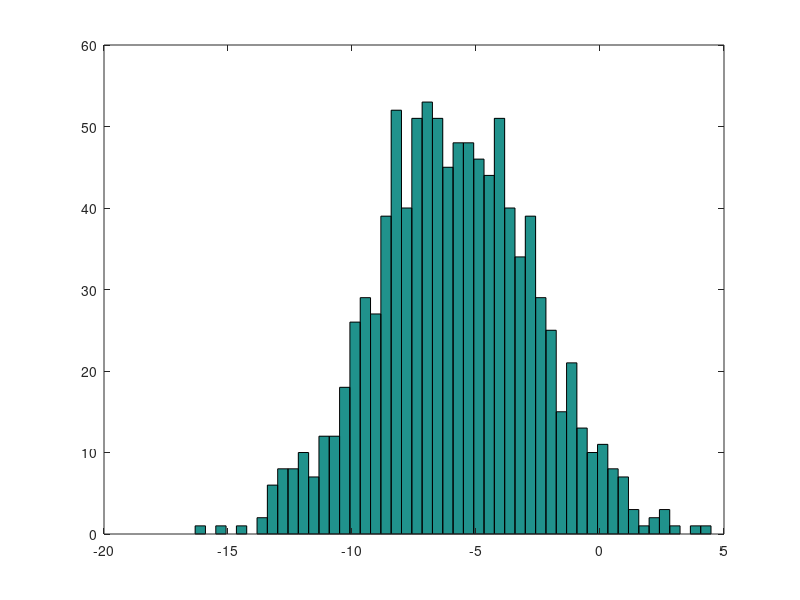

Source code (MATLAB):

######################################
#######  Basic Math in Octave  #######
######################################

#  addition
a=5+6;

#  subtraction
b=3-2;

#  multiplication
c = 5*8;

#  division
d=1/2;

#  raising to power 
p=2^6;

%  output
%a =  11
%b =  1
%c =  40
%d =  0.50000
%p =  64

#######################################
#######  Basic Logic in Octave  #######
#######################################

%  == is the logical T/F operator 
%  == produces 1 for T, and 0 for F
1==2;
   %ans = 0

%  ~= is the not equal operator
1~=2;
  %ans = 1
  
%  && is the and operator, ie. A && B True if A,B are true 
1&&0;
  %ans = 0
  
%  || is the or operator, ie. A || B is true if A or B is true
1 || 0;
  %ans = 1
  
%  xor(A,B) is the exclusive or operator on A and B
xor(1,0);
  %ans = 1  
  
#######################################
########  Variable Display    #########
#######################################  
  
#  Note a semicolon supresses output  
  
a=pi;

#  display a variable
disp(a);  
  #3.1416

#  display 2 decimals  
disp(sprintf('2 decimals: %0.2f',a));
  #2 decimals: 3.14  
  
#  display 6 decimals
disp(sprintf('6 decimals: %0.6f',a));
  #6 decimals: 3.141593  
  
format long
disp(a);
  # 3.14159265358979
format short
disp(a); 
  # 3.1416 
 
#######################################
########  Vectors/Matrices    #########
####################################### 
 

A=[1 2;3 4;5 6];
disp(A);
#  1   2
#  3   4
#  5   6

%  row vector
v=[1 2 3];
  #1  2  3

#  column vector
v=[1;2;3];
#1
#2
#3

#  row vector from 1 to 2 in steps of 0.1
t=[1:0.1:2];
  # 1, 1.1, 1.2,.......1.9, 2.0

#  integer row vector from 1 to 6  
v=1:6;
  #  1   2   3   4   5   6
  
#  2x3 matrix of ones
ones(2,3);
  #   1   1   1  
  #   1   1   1  
  
c=2*ones(2,3);
  #   2   2   2  
  #   2   2   2  

#  vector/matrix of zeros
w=zeros(1,3);
  #  0   0   0

#  random matrix/vector  
w=rand(1,3);  
  #   0.064031   0.763642   0.072684

%  3x3 random matrix (values between 0 and 1)
rmat=rand(3,3);
%   0.55075   0.65376   0.35113
%   0.52115   0.54614   0.19538
%   0.91395   0.76627   0.46741

#  Gaussien random numbers with mean = 0 and SD = 1
w=randn(1,3);
  #  -1.33762  -0.51750  -1.09536

%  gaussian distribution with mean=-6 and SD=sqrt(10)
w=-6+sqrt(10)*randn(1,1000);  
  
#  plot the histogram with 50 slices  
hist(w,50);  
  
%  5x5 identity matrix  
eye(5)  
  
#######################################
##########  Help in Octave  ###########
#######################################  
  
#  type help then the topic of interest as shown below  
help rand

  
  
  
  
  